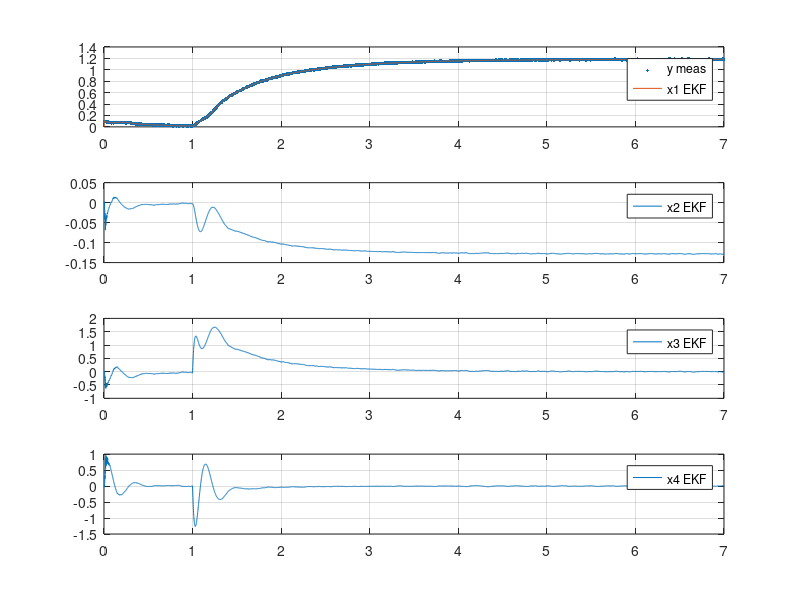

Source code (MATLAB):
% Single-link flexible-joint robot — Euler sim + EKF (minimal, 1 figure)
clear; clc; close all
rng(0)  % reproducible noise

% ---- Parameters (from Table 1) ----
Ks = 1.61;          % [N/m]
Jh = 0.0021;        % [kg m^2]
Jl = 0.0059;        % [kg m^2]
M  = 0.403;         % [kg]
g  = -9.81;         % [N/m]
h  = 0.06;          % [m]
Km = 0.00767;       % [N/rad/s]
Kg = 70;            % [-]
Rm = 2.6;           % [Ohm]

% ---- Simulation setup ----
T = 7; dt = 1e-3; t = 0:dt:T; N = numel(t);

% Input (simple step to excite the system)
u = zeros(1,N); 
u(t>=1) = 1;                   % 1 V after 1 s (arbitrary but OK)

% State: x = [p; q; r; s]
f = @(x,uu) [ ...
    x(3); ...
    x(4); ...
    (Ks/Jh)*x(2) - (Km^2*Kg^2)/(Rm*Jh)*x(3) + (Km*Kg)/(Rm*Jh)*uu; ...
    -(Ks/Jh + Ks/Jl)*x(2) + (Km^2*Kg^2)/(Rm*Jh)*x(3) + (M*g*h/Jl)*sin(x(1)+x(2)) ...
    - (Km*Kg)/(Rm*Jh)*uu ];

% Jacobian df/dx (for EKF)
Afun = @(x) [ ...
    0,                           0,                           1,                         0;
    0,                           0,                           0,                         1;
    0,                        Ks/Jh,        -(Km^2*Kg^2)/(Rm*Jh),                         0;
    (M*g*h/Jl)*cos(x(1)+x(2)), (M*g*h/Jl)*cos(x(1)+x(2))-(Ks/Jh+Ks/Jl), (Km^2*Kg^2)/(Rm*Jh), 0];

% ---- Truth via Euler (choose any reasonable IC) ----
X = zeros(4,N);
X(:,1) = [0.1; -0.05; 0; 0];      % small initial offsets
for k = 1:N-1
    X(:,k+1) = X(:,k) + dt * f(X(:,k), u(k));
end

% ---- Measurement: y = p + noise ----
sig_y = 5e-3;               % rad-level measurement noise
R = sig_y^2;
y = X(1,:) + sig_y*randn(1,N);
H = [1 0 0 0]; I4 = eye(4);

% ---- EKF ----
xh = zeros(4,N);            % start near but not at truth
xh(:,1) = [0; 0; 0; 0];
P  = 1e-2*eye(4);
Q  = diag([1e-8 1e-8 1e-5 1e-5]);   % small process noise (tuned)

for k = 1:N-1
    % Predict (Euler)
    xpr = xh(:,k) + dt * f(xh(:,k), u(k));
    A   = I4 + dt * Afun(xpr);        % discretized Jacobian (Euler)
    Ppr = A*P*A' + Q;

    % Update using y(k+1)
    S = H*Ppr*H' + R;
    K = (Ppr*H')/S;
    xh(:,k+1) = xpr + K*(y(k+1) - H*xpr);

    % Joseph form for numerical robustness
    P = (I4 - K*H)*Ppr*(I4 - K*H)' + K*R*K';
end

% ---- One figure: truth vs EKF (and measurement for p) ----
figure('Name','Flexible-joint robot: time series (truth vs EKF)')
subplot(4,1,1)
plot(t, y, '.', t, xh(1,:)); grid on
legend('y meas','x1 EKF')

subplot(4,1,2)
plot(t, xh(2,:)); grid on
legend('x2 EKF')

subplot(4,1,3)
plot(t, xh(3,:)); grid on
legend('x3 EKF')

subplot(4,1,4)
plot(t, xh(4,:)); grid on
legend('x4 EKF')
